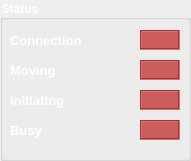
     <widget class="QGroupBox" name="groupBox">
      <property name="geometry">
       <rect>
        <x>120</x>
        <y>20</y>
        <width>191</width>
        <height>161</height>
       </rect>
      </property>
      <property name="font">
       <font>
        <pointsize>9</pointsize>
        <weight>75</weight>
        <bold>true</bold>
       </font>
      </property>
      <property name="styleSheet">
       <string notr="true">color: rgb(255, 255, 255);</string>
      </property>
      <property name="title">
       <string>Status</string>
      </property>
      <widget class="QLabel" name="statMov_2">
       <property name="geometry">
        <rect>
         <x>140</x>
         <y>60</y>
         <width>40</width>
         <height>20</height>
        </rect>
       </property>
       <property name="toolTip">
        <string>Status</string>
       </property>
       <property name="whatsThis">
        <string/>
       </property>
       <property name="autoFillBackground">
        <bool>false</bool>
       </property>
       <property name="styleSheet">
        <string notr="true">background-color: indianred</string>
       </property>
       <property name="frameShape">
        <enum>QFrame::Box</enum>
       </property>
       <property name="frameShadow">
        <enum>QFrame::Sunken</enum>
       </property>
       <property name="text">
        <string/>
       </property>
       <property name="alignment">
        <set>Qt::AlignCenter</set>
       </property>
      </widget>
      <widget class="QLabel" name="label_6">
       <property name="geometry">
        <rect>
         <x>10</x>
         <y>60</y>
         <width>121</width>
         <height>21</height>
        </rect>
       </property>
       <property name="font">
        <font>
         <pointsize>10</pointsize>
         <weight>75</weight>
         <bold>true</bold>
        </font>
       </property>
       <property name="text">
        <string>Moving</string>
       </property>
      </widget>
      <widget class="QLabel" name="label_7">
       <property name="geometry">
        <rect>
         <x>10</x>
         <y>30</y>
         <width>121</width>
         <height>21</height>
        </rect>
       </property>
       <property name="font">
        <font>
         <pointsize>10</pointsize>
         <weight>75</weight>
         <bold>true</bold>
        </font>
       </property>
       <property name="text">
        <string>Connection</string>
       </property>
      </widget>
      <widget class="QLabel" name="statConn_2">
       <property name="geometry">
        <rect>
         <x>140</x>
         <y>30</y>
         <width>40</width>
         <height>20</height>
        </rect>
       </property>
       <property name="toolTip">
        <string>Status</string>
       </property>
       <property name="whatsThis">
        <string/>
       </property>
       <property name="autoFillBackground">
        <bool>false</bool>
       </property>
       <property name="styleSheet">
        <string notr="true">background-color: indianred</string>
       </property>
       <property name="frameShape">
        <enum>QFrame::Box</enum>
       </property>
       <property name="frameShadow">
        <enum>QFrame::Sunken</enum>
       </property>
       <property name="text">
        <string/>
       </property>
       <property name="alignment">
        <set>Qt::AlignCenter</set>
       </property>
      </widget>
      <widget class="QLabel" name="label_8">
       <property name="geometry">
        <rect>
         <x>10</x>
         <y>90</y>
         <width>121</width>
         <height>21</height>
        </rect>
       </property>
       <property name="font">
        <font>
         <pointsize>10</pointsize>
         <weight>75</weight>
         <bold>true</bold>
        </font>
       </property>
       <property name="text">
        <string>Initiating</string>
       </property>
      </widget>
      <widget class="QLabel" name="statInit_2">
       <property name="geometry">
        <rect>
         <x>140</x>
         <y>90</y>
         <width>40</width>
         <height>20</height>
        </rect>
       </property>
       <property name="toolTip">
        <string>Status</string>
       </property>
       <property name="whatsThis">
        <string/>
       </property>
       <property name="autoFillBackground">
        <bool>false</bool>
       </property>
       <property name="styleSheet">
        <string notr="true">background-color: indianred</string>
       </property>
       <property name="frameShape">
        <enum>QFrame::Box</enum>
       </property>
       <property name="frameShadow">
        <enum>QFrame::Sunken</enum>
       </property>
       <property name="text">
        <string/>
       </property>
       <property name="alignment">
        <set>Qt::AlignCenter</set>
       </property>
      </widget>
      <widget class="QLabel" name="label_9">
       <property name="geometry">
        <rect>
         <x>10</x>
         <y>120</y>
         <width>121</width>
         <height>21</height>
        </rect>
       </property>
       <property name="font">
        <font>
         <pointsize>10</pointsize>
         <weight>75</weight>
         <bold>true</bold>
        </font>
       </property>
       <property name="text">
        <string>Busy</string>
       </property>
      </widget>
      <widget class="QLabel" name="statBusy_2">
       <property name="geometry">
        <rect>
         <x>140</x>
         <y>120</y>
         <width>40</width>
         <height>20</height>
        </rect>
       </property>
       <property name="toolTip">
        <string>Status</string>
       </property>
       <property name="whatsThis">
        <string/>
       </property>
       <property name="autoFillBackground">
        <bool>false</bool>
       </property>
       <property name="styleSheet">
        <string notr="true">background-color: indianred</string>
       </property>
       <property name="frameShape">
        <enum>QFrame::Box</enum>
       </property>
       <property name="frameShadow">
        <enum>QFrame::Sunken</enum>
       </property>
       <property name="text">
        <string/>
       </property>
       <property name="alignment">
        <set>Qt::AlignCenter</set>
       </property>
      </widget>
     </widget>
